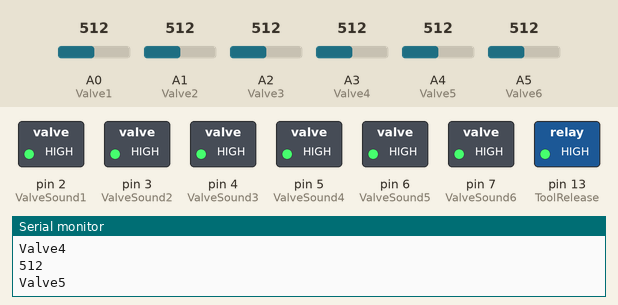
This sketch was run on a simulated Arduino Uno, built with avr-gcc and run on an emulated ATmega328P. Shown: switched loads named in the sketch (green lamp = pin HIGH), the last lines printed to the serial monitor. Dashed ring = blinking. The inputs (shaded band) are chosen by the test bench; at power-on: A0 (Valve1) = 512, A1 (Valve2) = 512, A2 (Valve3) = 512, A3 (Valve4) = 512, A4 (Valve5) = 512, A5 (Valve6) = 512.

Above: at 1.2 s.
1.3 s: A0 (Valve1) set to 488
At 1.54 s:
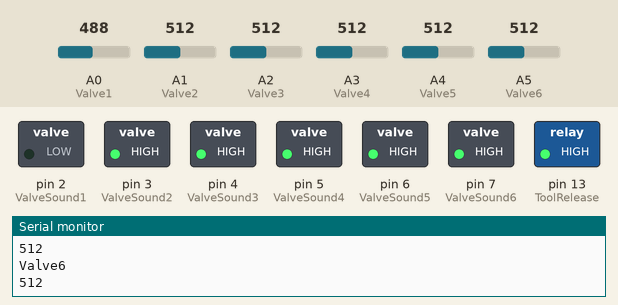
4.3 s: A1 (Valve2) set to 488
At 4.99 s:
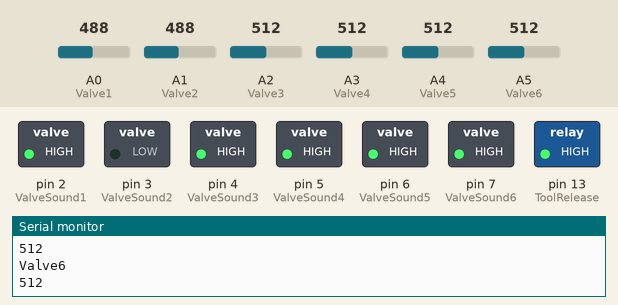
7.3 s: A2 (Valve3) set to 494
At 8.36 s:
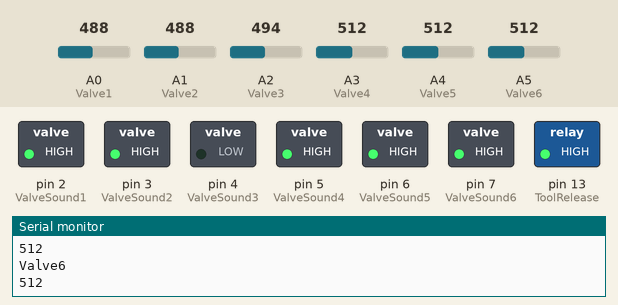
10.3 s: A3 (Valve4) set to 490
At 11.4 s:
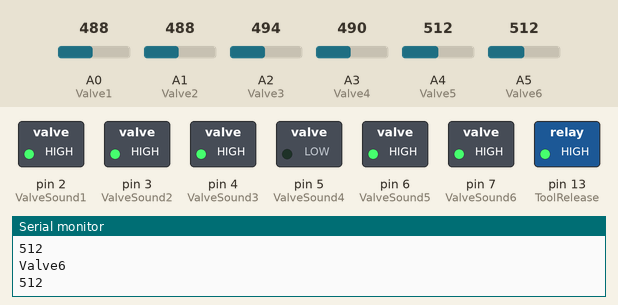
13.3 s: A4 (Valve5) set to 306
At 15.34 s:
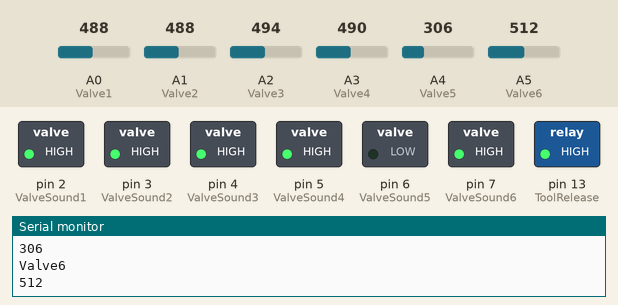
16.3 s: A5 (Valve6) set to 30
At 18.68 s:
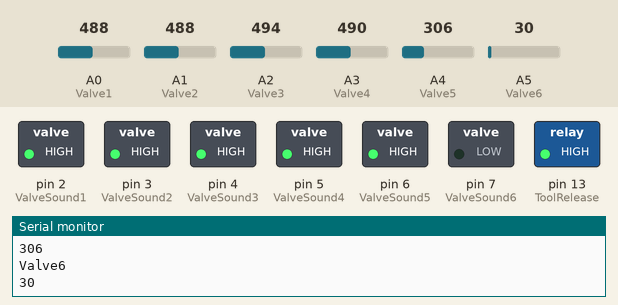
Timing chart, 0 to 20.3 s (numbered marks = the images above; inputs shaded):
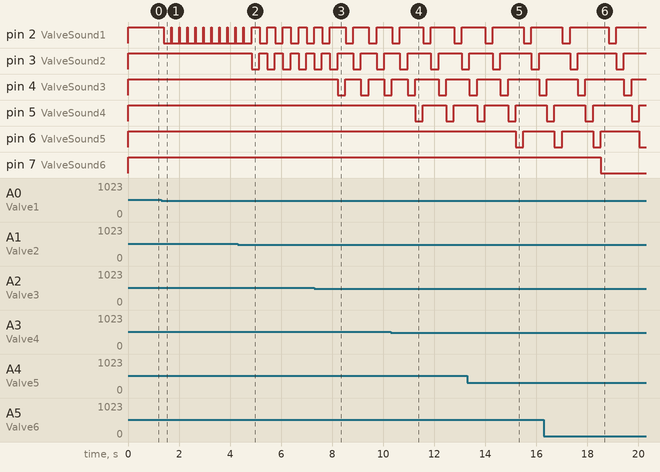

Measured:
- the behaviour switches between 501 and 500 on A0 (Valve1) (found by bisection; images 0 and 1)
- the behaviour switches between 501 and 500 on A1 (Valve2) (found by bisection; images 1 and 2)
- the behaviour switches between 501 and 500 on A2 (Valve3) (found by bisection; images 2 and 3)
- after the input at 1.3 s, pin 2 (ValveSound1): alternates HIGH for 0.01 s and LOW for 0.30 s, starting after 0.10 s
- after the input at 4.3 s, pin 3 (ValveSound2): alternates HIGH for 0.31 s and LOW for 0.30 s, starting after 0.54 s
- after the input at 7.3 s, pin 2 (ValveSound1): alternates HIGH for 0.61 s and LOW for 0.30 s, starting after 1.2 s; pin 4 (ValveSound3): alternates HIGH for 0.61 s and LOW for 0.30 s, starting after 0.91 s
- after the input at 10.3 s, pin 2 (ValveSound1): alternates HIGH for 0.91 s and LOW for 0.30 s, starting after 1.3 s; pin 3 (ValveSound2): HIGH → LOW after 1.6 s, → HIGH 0.30 s later, → LOW 0.91 s later; pin 5 (ValveSound4): alternates HIGH for 0.91 s and LOW for 0.30 s, starting after 0.95 s
- after the input at 13.3 s, pin 6 (ValveSound5): HIGH → LOW after 1.9 s, → HIGH 0.30 s later
- after the input at 16.3 s, pin 7 (ValveSound6): HIGH → LOW after 2.2 s

The sketch:

Valve_Code.ino
```cpp
int Valve1 = A0;
int Valve2 = A1;
int Valve3 = A2;
int Valve4 = A3;
int Valve5 = A4;
int Valve6 = A5;
int ToolRelease = 13;
int ValveSound1 = 2;
int ValveSound2 = 3;
int ValveSound3 = 4;
int ValveSound4 = 5;
int ValveSound5 = 6;
int ValveSound6 = 7;


void setup() {
  // put your setup code here, to run once:
  pinMode(Valve1, INPUT_PULLUP);//Valve1
  pinMode(Valve2, INPUT_PULLUP);//Valve2
  pinMode(Valve3, INPUT_PULLUP);//Valve3
  pinMode(Valve4, INPUT_PULLUP);//Valve4
  pinMode(Valve5, INPUT_PULLUP);//Valve5
  pinMode(Valve6, INPUT_PULLUP);//Valve6
  pinMode(ToolRelease, OUTPUT);//Tool Release
  pinMode(ValveSound1, OUTPUT);//ValveSound1
  pinMode(ValveSound2, OUTPUT);//ValveSound2
  pinMode(ValveSound3, OUTPUT);//ValveSound3
  pinMode(ValveSound4, OUTPUT);//ValveSound4
  pinMode(ValveSound5, OUTPUT);//ValveSound5
  pinMode(ValveSound6, OUTPUT);//ValveSound6
  digitalWrite (ToolRelease,HIGH);
  digitalWrite (ValveSound1,HIGH);
  digitalWrite (ValveSound2,HIGH);
  digitalWrite (ValveSound3,HIGH);
  digitalWrite (ValveSound4,HIGH);
  digitalWrite (ValveSound5,HIGH);
  digitalWrite (ValveSound6,HIGH);

    Serial.begin(9600);
  Serial.println("Yep");

  }


void loop() {
  // put your main code here, to run repeatedly:
  int Valve1S = analogRead(Valve1);
  int Valve2S = analogRead(Valve2);
  int Valve3S = analogRead(Valve3);
  int Valve4S = analogRead(Valve4);
  int Valve5S = analogRead(Valve5);
  int Valve6S = analogRead(Valve6);


      Serial.println ("Valve1");
      Serial.println (Valve1S);
      Serial.println ("Valve2");
      Serial.println (Valve2S);
      Serial.println ("Valve3");
      Serial.println (Valve3S);
      Serial.println ("Valve4");
      Serial.println (Valve4S);
      Serial.println ("Valve5");
      Serial.println (Valve5S);
      Serial.println ("Valve6");
      Serial.println (Valve6S);
      /*delay(2000);*/


      if (Valve1S <= 500)
      {   digitalWrite (ValveSound1,LOW);
          delay(300);
          digitalWrite (ValveSound1,HIGH);   }
             else digitalWrite (ValveSound1, HIGH);

      if (Valve2S <= 500)
      {   digitalWrite (ValveSound2,LOW);
          delay(300);
          digitalWrite (ValveSound2,HIGH);   }
      else digitalWrite (ValveSound2, HIGH);

      if (Valve3S <= 500)
      {   digitalWrite (ValveSound3,LOW);
          delay(300);
          digitalWrite (ValveSound3,HIGH);   }
             else digitalWrite (ValveSound3, HIGH);

      if (Valve4S <= 500)
      {   digitalWrite (ValveSound4,LOW);
          delay(300);
          digitalWrite (ValveSound4,HIGH);   }
             else digitalWrite (ValveSound4, HIGH);

      if (Valve5S <= 500)
      {   digitalWrite (ValveSound5,LOW);
          delay(300);
          digitalWrite (ValveSound5,HIGH);   }
             else digitalWrite (ValveSound5, HIGH);

      if (Valve6S <= 500)
      {   digitalWrite (ValveSound6,LOW);
          delay(300);
          digitalWrite (ValveSound1,HIGH);   }
             else digitalWrite (ValveSound6, HIGH);

if (Valve1S <= 500 && Valve2S >= 500 && Valve3S <= 500 && Valve4S >= 500 && Valve5S >= 500 && Valve6S <= 500)
 {   digitalWrite (ToolRelease, LOW);   }
   else digitalWrite (ToolRelease, HIGH);
      //  < is equal to open  > is equal to closed


}
```
